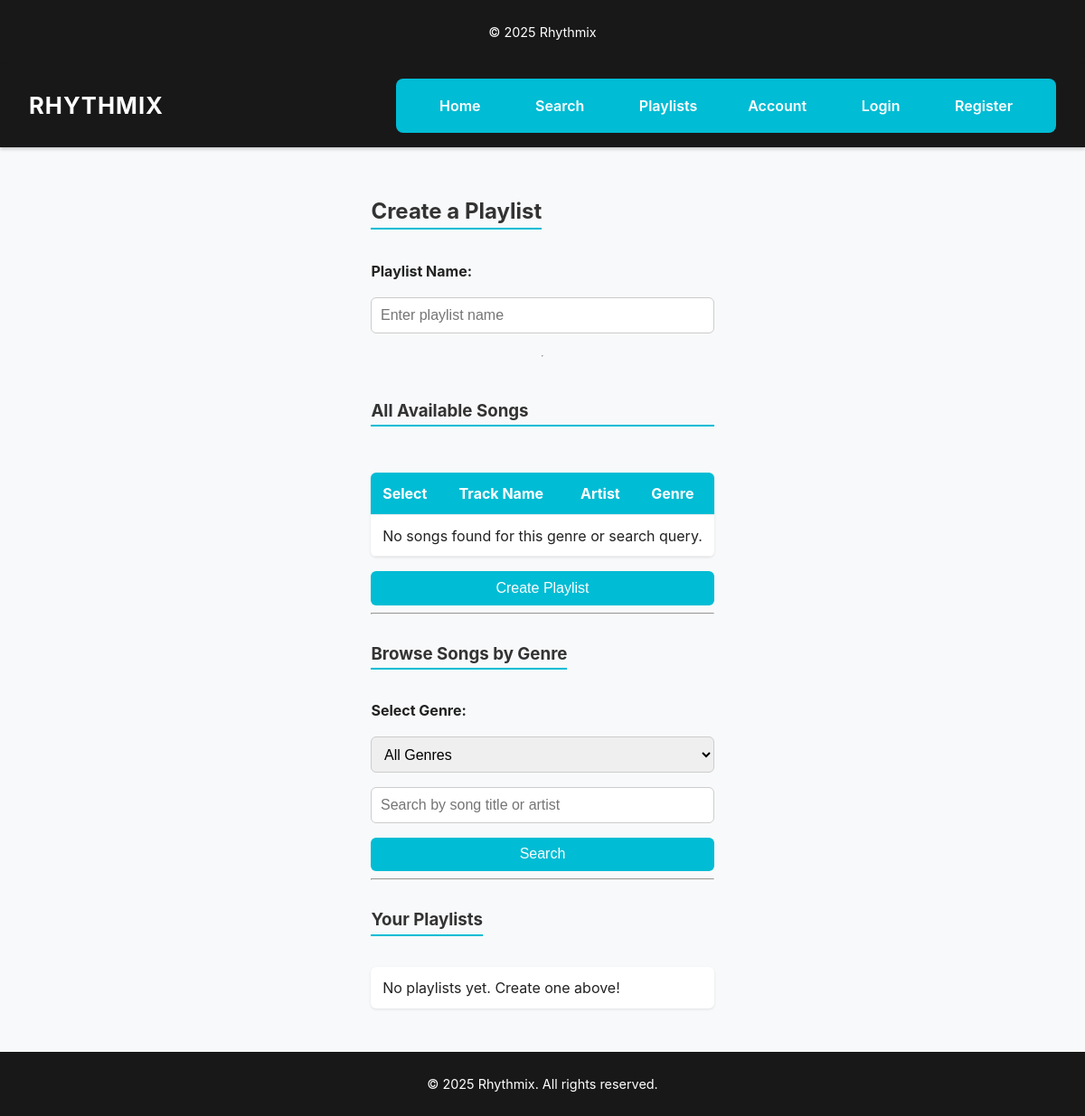
Before: /playlist (signed in) with the older database file.
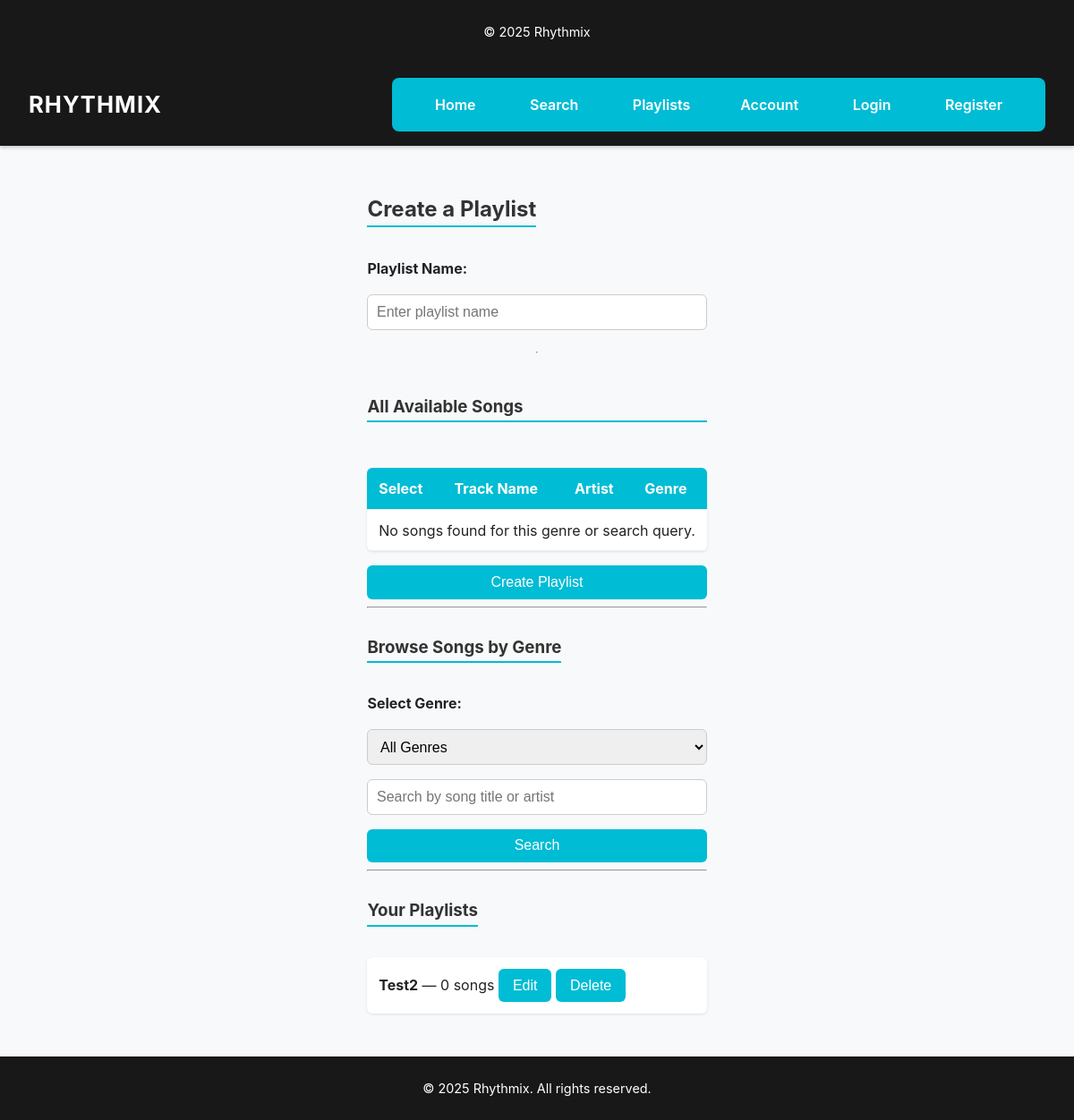
After: the same page with the newer database file.
### tables this page shows
CREATE TABLE playlists
(
    id
    INTEGER
    PRIMARY
    KEY
    AUTOINCREMENT,
    user_id
    INTEGER
    NOT
    NULL,
    name
    TEXT
    NOT
    NULL,
    FOREIGN
    KEY
(
    user_id
) REFERENCES users
(
    id
)
    );

### backend/main.py (the view, shortened to what this page needs)
@app.route('/playlist', methods=['GET', 'POST'])
def playlist():
    conn = get_db_connection()
    cursor = conn.cursor()
    cursor.execute('SELECT * FROM playlists WHERE user_id = ?', (session['user_id'],))
    playlists = cursor.fetchall()
    conn.close()
    return render_template('playlist.html', playlists=playlists)

### backend/main.py (called while the page is built)
@app.teardown_appcontext
def close_connection(exception):
    db_conn = getattr(g, '_database', None)
    if db_conn is not None:
        db_conn.close()

def get_db_connection():
    conn = sqlite3.connect(DATABASE)
    conn.row_factory = sqlite3.Row
    return conn

### frontend/templates/playlist.html (shortened to what this page needs)
{% extends "base.html" %}
{% block content %}
<h2>Create a Playlist</h2>
<form method="POST" action="{{ url_for('playlist') }}" class="form-container">
    <label for="name">Playlist Name:</label>
    <input type="text" id="name" name="name" placeholder="Enter playlist name" required>
    <hr>
    {% if selected_genre %}
    <h3>Available Songs in {{ selected_genre }}</h3>
    {% else %}
    <h3>All Available Songs</h3>
    {% endif %}
    <table>
        <tr>
            <th>Select</th>
            <th>Track Name</th>
            <th>Artist</th>
            <th>Genre</th>
        </tr>
        {% for song in songs %}
        <tr>
            <td><input type="checkbox" name="songs" value="{{ song.track_name }}"></td>
            <td>{{ song.track_name }}</td>
            <td>{{ song.artists }}</td>
            <td>{{ song.track_genre }}</td>
        </tr>
        {% else %}
        <tr>
            <td colspan="4">No songs found for this genre or search query.</td>
        </tr>
        {% endfor %}
    </table>
    <button type="submit" class="btn">Create Playlist</button>
</form>
<hr>
<h3>Browse Songs by Genre</h3>
<form method="GET" action="{{ url_for('playlist') }}">
    <label for="genre">Select Genre:</label>
    <select name="genre" id="genre" onchange="this.form.submit()">
        <option value="">All Genres</option>
    </select>
</form>
<form method="GET" action="{{ url_for('playlist') }}" class="search-form">
    <input type="text" name="query" placeholder="Search by song title or artist" value="{{ query or '' }}">
    <button type="submit" class="btn">Search</button>
</form>
<hr>
<h3>Your Playlists</h3>
<ul>
    {% for pl in playlists %}
    <li>
        <strong>{{ pl.name }}</strong> — {{ pl.songs|length }} songs
        <button class="btn small-btn">Edit</button>
        <button class="btn small-btn danger-btn">Delete</button>
    </li>
    {% else %}
    <li>No playlists yet. Create one above!</li>
    {% endfor %}
</ul>
{% endblock %}

### frontend/templates/base.html (shortened to what this page needs)
<!DOCTYPE html>
<html lang="en">
<head>
    <link rel="stylesheet" href="{{ url_for('static', filename='style.css') }}">
</head>
<footer>
    <p>&copy; {{ current_year or 2025 }} Rhythmix</p>
</footer>
<body>
    <header>
        <h1>RHYTHMIX</h1>
        <nav class="navbar">
            <div class="navbar-left">
                <a href="{{ url_for('index') }}" class="btn">Home</a>
                <a href="{{ url_for('search') }}" class="btn">Search</a>
                <a href="{{ url_for('playlist') }}" class="btn">Playlists</a>
            </div>
            <div class="navbar-right">
                <a href="{{ url_for('account') }}" class="btn">Account</a>
                <a href="{{ url_for('login') }}" class="btn">Login</a>
                <a href="{{ url_for('register') }}" class="btn">Register</a>
            </div>
        </nav>
    </header>
    <main>
        {% block content %}{% endblock %}
    </main>
    <footer>
        <p>&copy; 2025 Rhythmix. All rights reserved.</p>
    </footer>
</body>
</html>

### frontend/static/style.css (style rules this page uses)
body { font-family: "Inter", "Segoe UI", Arial, sans-serif; background-color: #f8f9fa; color: #222; margin: 0; padding: 0; display: flex; flex-direction: column; min-height: 100vh; }
header { background-color: #181818; color: white; padding: 1rem 2rem; display: flex; justify-content: space-between; align-items: center; box-shadow: 0 2px 4px rgba(0, 0, 0, 0.2); }
header h1 { margin: 0; font-size: 1.6rem; letter-spacing: 1px; }
nav a { color: white; text-decoration: none; margin: 0 1rem; font-weight: 500; transition: color 0.2s ease; }
.navbar { display: flex; align-items: center; justify-content: space-between; background-color: #00bcd4; padding: 10px 20px; border-radius: 8px; }
.navbar a { color: white; text-decoration: none; margin: 0 12px; font-weight: 600; transition: color 0.2s ease, background-color 0.2s ease; }
main { flex: 1; padding: 2rem; max-width: 800px; margin: 0 auto; }
h2, h3 { color: #333; border-bottom: 2px solid #00bcd4; display: inline-block; padding-bottom: 0.3rem; margin-top: 1.5rem; }
button, .btn { background-color: #00bcd4; color: white; border: none; border-radius: 6px; padding: 0.6rem 1rem; font-size: 1rem; cursor: pointer; transition: background-color 0.2s ease, transform 0.1s ease; text-decoration: none; display: inline-block; }
form { display: flex; flex-direction: column; gap: 1rem; margin-top: 1rem; }
label { font-weight: bold; margin-bottom: 0.2rem; }
input[type="text"], input[type="number"], select { padding: 0.6rem; border: 1px solid #ccc; border-radius: 6px; font-size: 1rem; width: 100%; box-sizing: border-box; }
table { width: 100%; border-collapse: collapse; margin-top: 1rem; background-color: white; border-radius: 6px; overflow: hidden; box-shadow: 0 1px 3px rgba(0, 0, 0, 0.1); }
th, td { text-align: left; padding: 0.8rem; border-bottom: 1px solid #eee; }
th { background-color: #00bcd4; color: white; }
ul { list-style-type: none; padding: 0; }
ul li { background-color: white; padding: 0.8rem; border-radius: 6px; margin-bottom: 0.5rem; box-shadow: 0 1px 3px rgba(0, 0, 0, 0.1); }
footer { background-color: #181818; color: white; text-align: center; padding: 0.8rem 0; font-size: 0.9rem; }

Changed rows visible on the page:
added playlists: name "Test2", songs|length "0"
Other visible differences:
text no longer shown: "No playlists yet. Create one above!"
